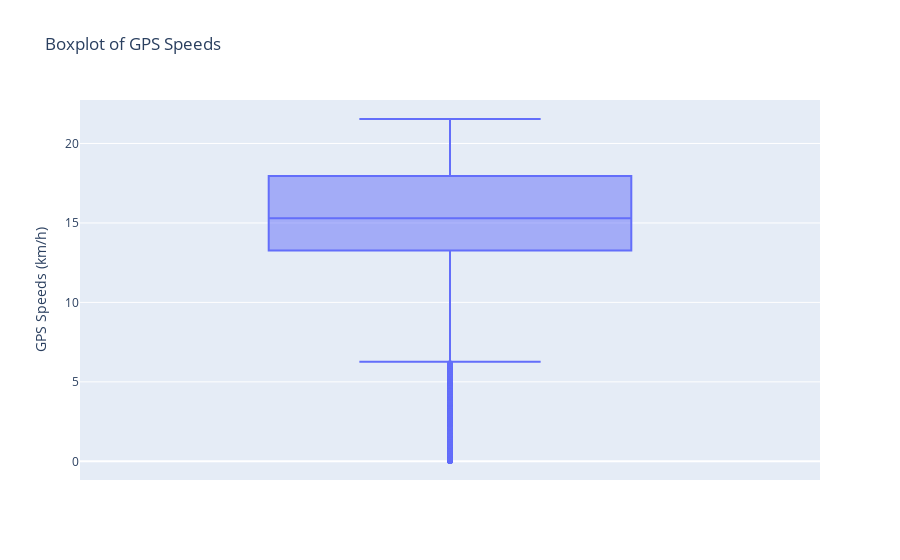

Write notebook code for a chart like this one.
### Code cell
import plotly.express as px

# Extract GPS speeds
gps_speeds = extract_gps_speeds(file_path)

# If there are speeds to plot, create a boxplot
if gps_speeds:
    fig = px.box(y=gps_speeds, labels={'y': 'GPS Speeds (km/h)'}, title="Boxplot of GPS Speeds")
    fig.show()
else:
    print("No GPS speeds found to plot.")

### Figure 1 — Plotly figure (JSON) as saved in the notebook; plotly's stock layout.template omitted (floating-point values rounded to 4 significant figures; data arrays with more than 128 entries replaced by an {"elided": "..."} marker saying what was removed)
{"data": [{"alignmentgroup": "True", "hovertemplate": "GPS Speeds (km/h)=%{y}<extra></extra>", "legendgroup": "", "marker": {"color": "#636efa"}, "name": "", "notched": false, "offsetgroup": "", "orientation": "v", "showlegend": false, "type": "box", "x0": " ", "xaxis": "x", "y": {"elided": "19350 float values"}, "y0": " ", "yaxis": "y"}], "layout": {"boxmode": "group", "legend": {"tracegroupgap": 0}, "title": {"text": "Boxplot of GPS Speeds"}, "xaxis": {"anchor": "y", "domain": [0, 1]}, "yaxis": {"anchor": "x", "domain": [0, 1], "title": {"text": "GPS Speeds (km/h)"}}}}
